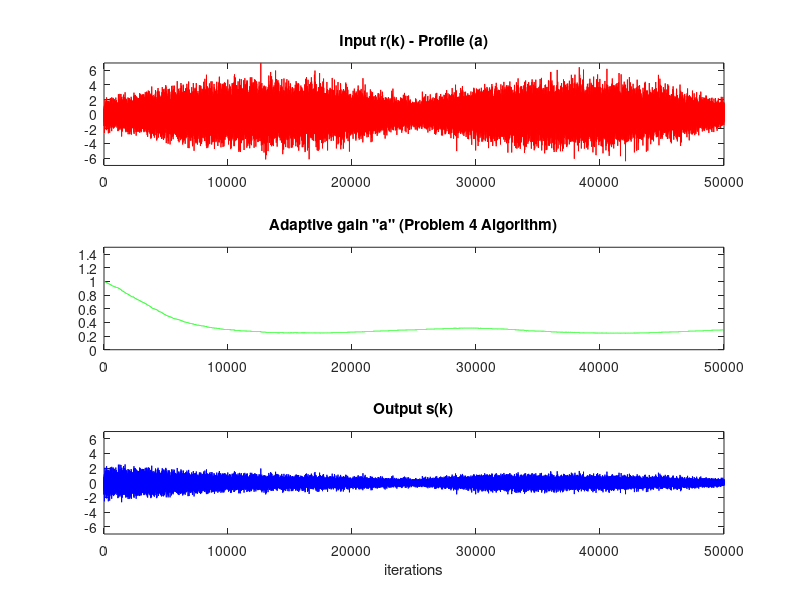

The MATLAB source for this figure:
% --- agcvsfading_prob4.m ---
% --- Compares Problem 4's algorithm on the same fading profile ---

clear; clc;

% --- 1. Set up parameters (same as agcvsfading.m) ---
n=50000;              % number of steps in simulation
r=randn(n,1);         % generate raw random inputs
env=0.75+abs(sin(2*pi*[1:n]'/n)); % Fading profile (a)
r=r.*env;             % apply profile to raw input r[k]
ds=0.5;               % desired power of output (Y^2)
a=zeros(1,n); a(1)=1; % initialize AGC parameter
s=zeros(1,n);         % initialize outputs

% --- 2. This is the MODIFIED part ---
mu=0.0001;            % algorithm stepsize (much smaller mu is needed)

fprintf('--- Running AGC for J(a) = avg{(y^2 - Y^2)^2} ---\n');

for k=1:n-1
  s(k)=a(k)*r(k);     % normalize by a(k) to get s[k]
  
  % --- MODIFIED UPDATE RULE from Problem 4 ---
  s_sq = s(k)^2;
  if abs(a(k)) < 1e-4  % Check to avoid divide-by-zero
      update_term = 0;
  else
      % This is the derivative: (y^2/a) * (y^2 - ds)
      update_term = (s_sq / a(k)) * (s_sq - ds);
  end
  a(k+1)=a(k)-mu*update_term;  % Note: No averaging ('avec')
  % --- End of modification ---
end

fprintf('Done.\n');
final_output_power = mean(s(n-1000:n-1).^2);
fprintf('Desired Power (Y^2): %.3f\n', ds);
fprintf('Actual Avg Output Power: %.3f\n', final_output_power);

% --- 3. Plot the results (same as agcvsfading.m) ---
figure;
subplot(3,1,2), plot(a,'g') 
axis([0,length(r),0,1.5])
title('Adaptive gain "a" (Problem 4 Algorithm)')
subplot(3,1,1), plot(r,'r') 
axis([0,length(r),-7,7])
title('Input r(k) - Profile (a)')
subplot(3,1,3),plot(s,'b')
axis([0,length(r),-7,7])
title('Output s(k)')
xlabel('iterations')